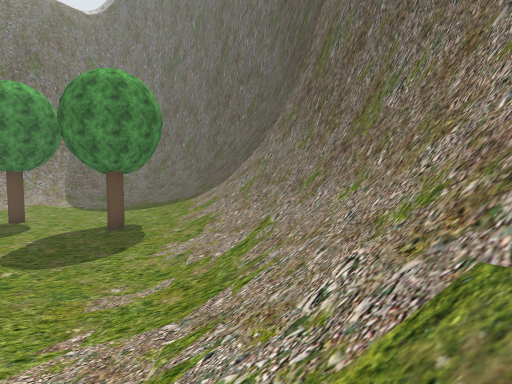
[1] (above)

18 first-person views from a walk through a Unity game level. The camera is 1.2 m above the floor, tilts 4° down and sees 75° across. The floor is counted in squares, 1.6 m on a side. Each view is taken from the middle of a square. On the plan, view 1 faces up. The plan holds only what a view shows up to about 11 squares ahead; the rest is blank. The place goes on beyond the plan. Some trees and plants on the terrain are drawn as simple stand-ins. The player is left out.

[2]
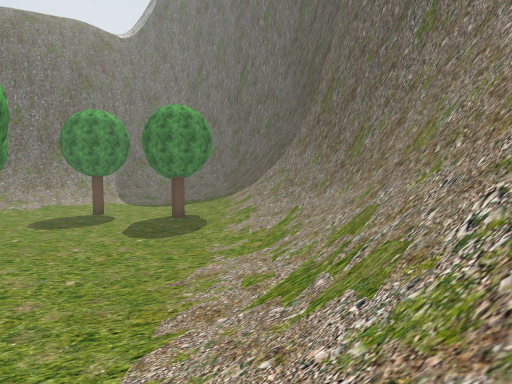

[3]
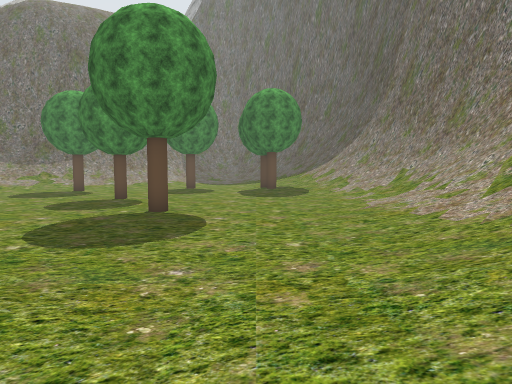

[4]
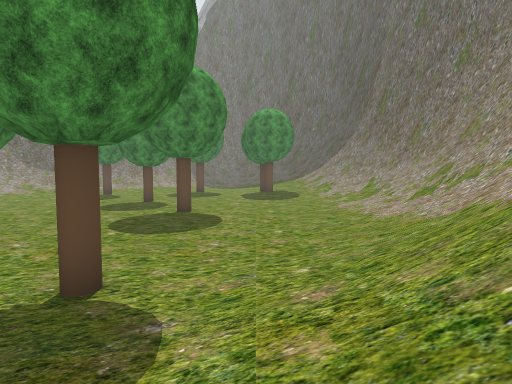

[5]
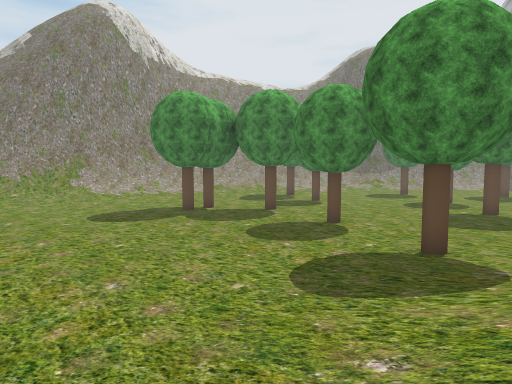

[6]
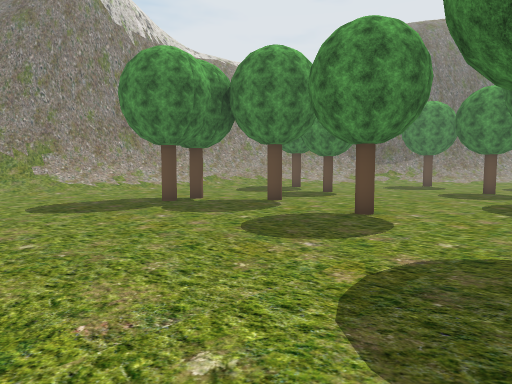

[7]
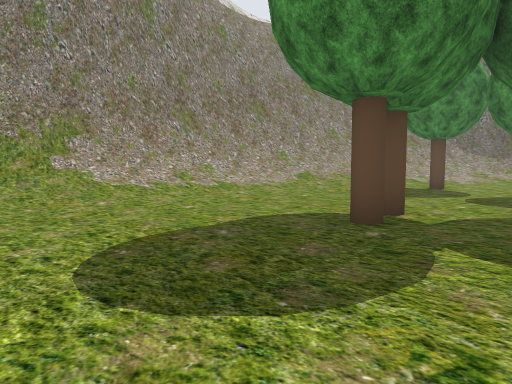

[8]
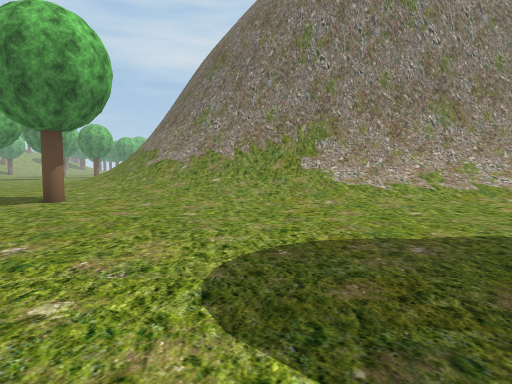

[9]
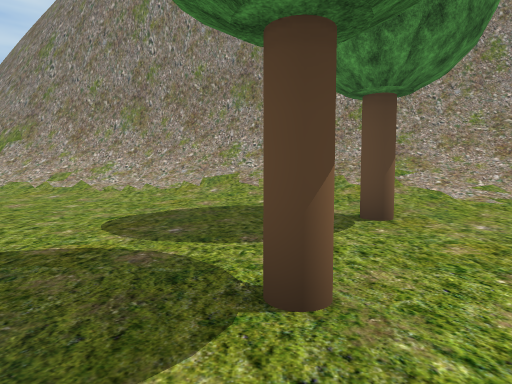

[10]
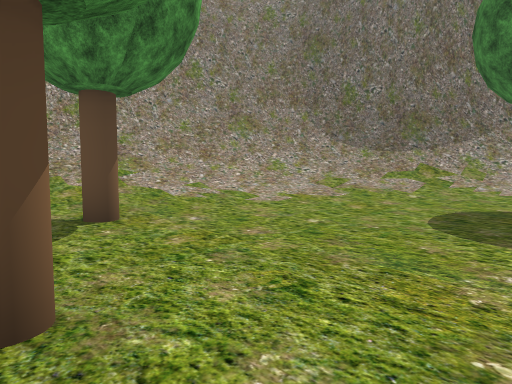

[11]
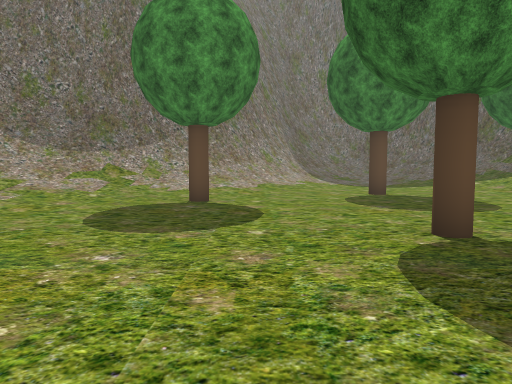

[12]
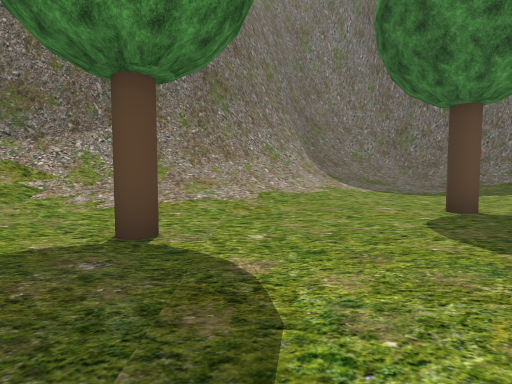

[13]
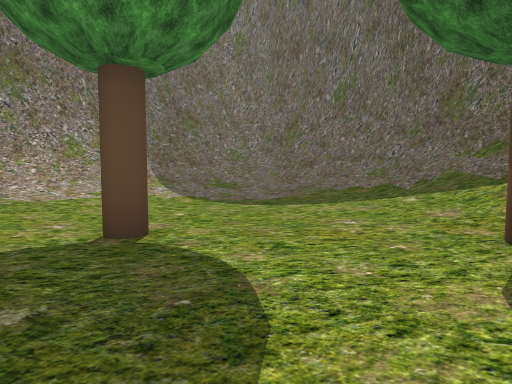

[14]
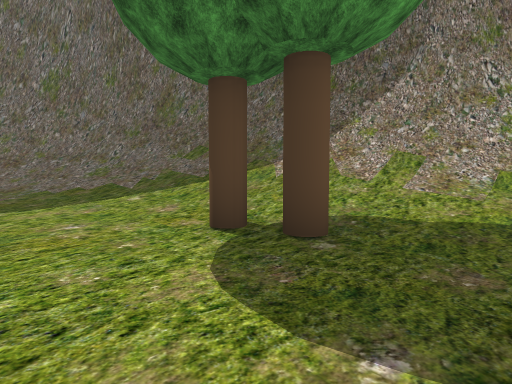

[15]
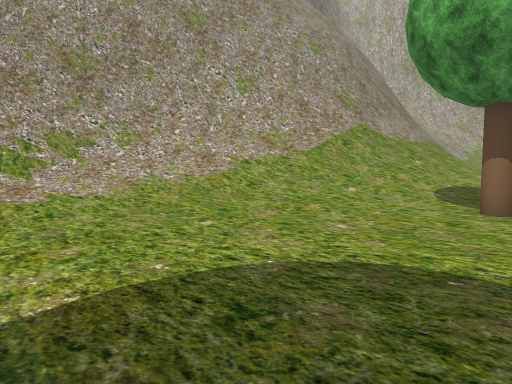

[16]
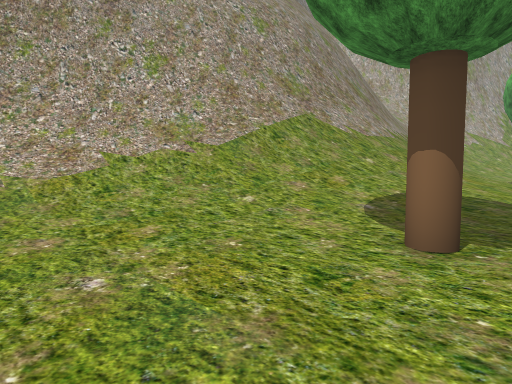

[17]
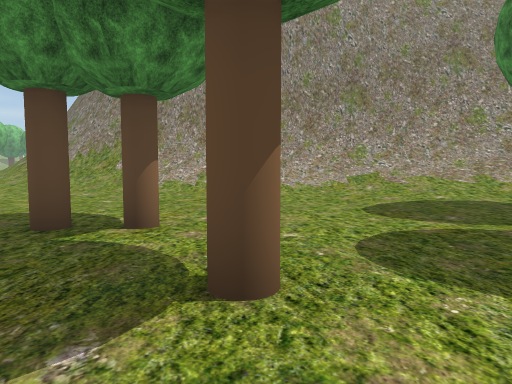

[18]
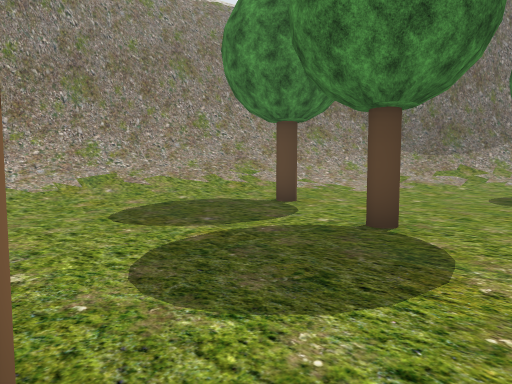

### Floor plan
Key: @ floor where view 1 was taken; # wall or solid block; . main floor; : floor 0.25 m higher than the main floor; + floor 0.5 m higher than the main floor; * floor 0.75 m higher than the main floor; / step, stairs or slope; = window, fence, low wall or low ledge; T tree.
Columns run from 25 left of view 1 to 2 right of it. Each row starts with its distance up from view 1.
 19               ##////=##
 18              # ///:///##
 17             ##///::://###
 16            ##///:..:///##
 15           ##///:....:///#
 14         ###///:.....:///#
 13       ####///:......:://#
 12      ###////:....T...://##
 11     ##=////:........T:///#
 10    ##=////..T........T://##
  9    #=////.............://##
  8   ##////:.............://=#
  7   ##///:...............://#
  6   #////:.......T.......://##
  5   #///:................://##
  4   #///:T...............:///#
  3  ##//:.................:///#
  2  #///:....T.......T....://=#
  1  #///:.................://##
  0  #//:.................::/@##
 -1  #//:.................:+//#
 -2  #//:......T..........:///#
 -3  #//:.........T......:///##
 -4  #//.....T...........:///##
 -5 ##//.....T........T.:////#
 -6 ##//...............:////##
 -7 #=/:...............:////##
 -8 #//:..............::///##
 -9 #//:..............:+///##
-10 ///...............:+///#
-11 //:...............:*///#
-12 /:..T..         ..:*///#

Where each view was taken, in squares from view 1:
view 1: 0 up, 0 right, facing up
view 2: 4 down, 1 left, facing up
view 3: 6 down, 5 left, facing up
view 4: 9 down, 5 left, facing up
view 5: 12 down, 5 left, facing up-left
view 6: 10 down, 7 left, facing up-left
view 7: 9 down, 14 left, facing up-left
view 8: 8 down, 14 left, facing left
view 9: 2 up, 13 left, facing left
view 10: 2 up, 13 left, facing up-left
view 11: 2 up, 12 left, facing up
view 12: 6 up, 12 left, facing up
view 13: 8 up, 7 left, facing up
view 14: 8 up, 7 left, facing up-right
view 15: 1 up, 8 left, facing down-right
view 16: 2 down, 8 left, facing down-right
view 17: 2 down, 12 left, facing left
view 18: 2 down, 13 left, facing up-left
